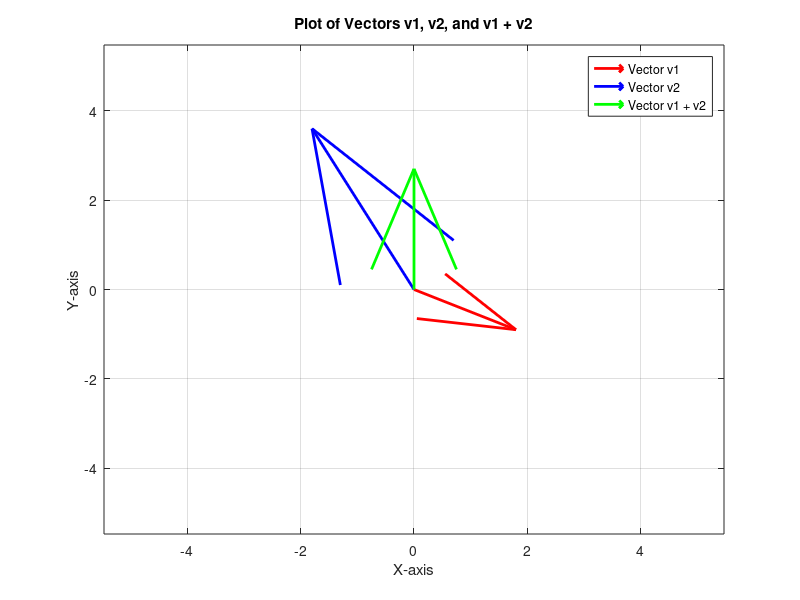

Source code (MATLAB):
% Define vectors
v1 = [2, -1];
v2 = [-2, 4];

% Calculate the sum vector
v_sum = v1 + v2;

% Create a figure
figure;

% Plot vector v1
quiver(0, 0, v1(1), v1(2), 'r', 'LineWidth', 2, 'MaxHeadSize', 0.5);
hold on;

% Plot vector v2
quiver(0, 0, v2(1), v2(2), 'b', 'LineWidth', 2, 'MaxHeadSize', 0.5);

% Plot the sum vector
quiver(0, 0, v_sum(1), v_sum(2), 'g', 'LineWidth', 2, 'MaxHeadSize', 0.5);

% Set axis limits based on vector magnitudes
axis_lim = max([norm(v1), norm(v2), norm(v_sum)]) + 1;
axis([-axis_lim, axis_lim, -axis_lim, axis_lim]);

% Add labels and title
xlabel('X-axis');
ylabel('Y-axis');
title('Plot of Vectors v1, v2, and v1 + v2');

% Add a grid for better readability
grid on;

% Add legend
legend('Vector v1', 'Vector v2', 'Vector v1 + v2');

% Show the plot
hold off;